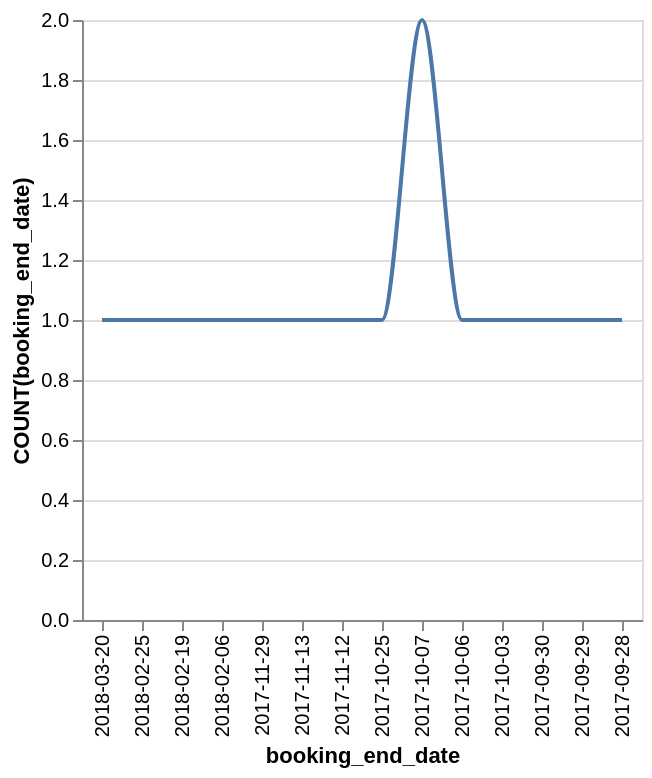

Describe this chart as a Vega-Lite specification.
### Vega-Lite specification from a JSON file in a GitHub repository (floating-point values rounded to 4 significant figures)
{"data": {"values": [{"x_data": "2018-03-20", "y_data": 1}, {"x_data": "2018-02-25", "y_data": 1}, {"x_data": "2018-02-19", "y_data": 1}, {"x_data": "2018-02-06", "y_data": 1}, {"x_data": "2017-11-29", "y_data": 1}, {"x_data": "2017-11-13", "y_data": 1}, {"x_data": "2017-11-12", "y_data": 1}, {"x_data": "2017-10-25", "y_data": 1}, {"x_data": "2017-10-07", "y_data": 2}, {"x_data": "2017-10-06", "y_data": 1}, {"x_data": "2017-10-03", "y_data": 1}, {"x_data": "2017-09-30", "y_data": 1}, {"x_data": "2017-09-29", "y_data": 1}, {"x_data": "2017-09-28", "y_data": 1}]}, "mark": {"type": "line", "interpolate": "monotone"}, "encoding": {"x": {"field": "x_data", "type": "nominal", "title": "booking_end_date", "sort": "descending"}, "y": {"field": "y_data", "type": "quantitative", "title": "COUNT(booking_end_date)"}}}
